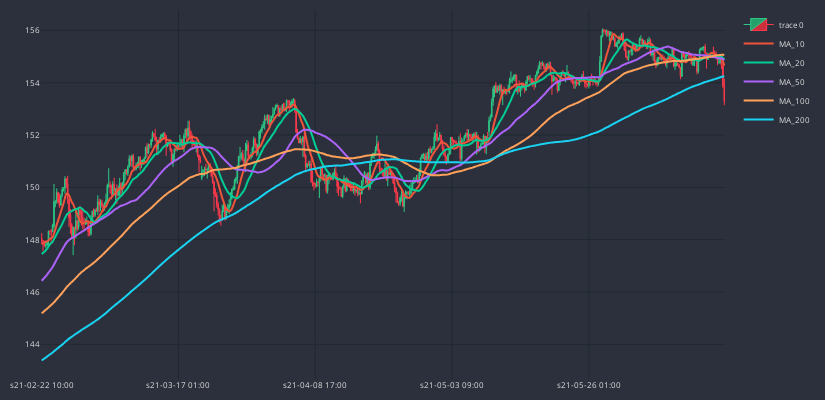

Notebook code cell kept with this figure:
### Code cell
cp.show_plot(line_traces = traces)

### Figure 1 — Plotly figure (JSON) as saved in the notebook; plotly's stock layout.template omitted (floating-point values rounded to 4 significant figures; data arrays with more than 128 entries replaced by an {"elided": "..."} marker saying what was removed)
{"data": [{"close": {"elided": "500 float values"}, "decreasing": {"fillcolor": "#CC2E3C", "line": {"color": "#FF3A4C"}}, "high": {"elided": "500 float values"}, "increasing": {"fillcolor": "#24A06B", "line": {"color": "#2EC886"}}, "line": {"width": 1}, "low": {"elided": "500 float values"}, "opacity": 1, "open": {"elided": "500 float values"}, "type": "candlestick", "x": {"elided": "500 str values"}}, {"line": {"shape": "spline", "width": 2}, "name": "MA_10", "type": "scatter", "x": {"elided": "500 str values"}, "y": {"elided": "500 float values"}}, {"line": {"shape": "spline", "width": 2}, "name": "MA_20", "type": "scatter", "x": {"elided": "500 str values"}, "y": {"elided": "500 float values"}}, {"line": {"shape": "spline", "width": 2}, "name": "MA_50", "type": "scatter", "x": {"elided": "500 str values"}, "y": {"elided": "500 float values"}}, {"line": {"shape": "spline", "width": 2}, "name": "MA_100", "type": "scatter", "x": {"elided": "500 str values"}, "y": {"elided": "500 float values"}}, {"line": {"shape": "spline", "width": 2}, "name": "MA_200", "type": "scatter", "x": {"elided": "500 str values"}, "y": {"elided": "500 float values"}}], "layout": {"font": {"color": "#e1e1e1", "size": 8}, "height": 400, "margin": {"b": 10, "l": 10, "r": 10, "t": 10}, "paper_bgcolor": "#2c303c", "plot_bgcolor": "#2c303c", "width": 825, "xaxis": {"autorange": true, "gridcolor": "#1f292f", "nticks": 5, "range": [-0.5, 499.5], "rangeslider": {"visible": false, "yaxis": {}}, "type": "category"}, "yaxis": {"autorange": true, "gridcolor": "#1f292f", "range": [142.7, 156.8], "type": "linear"}}}
